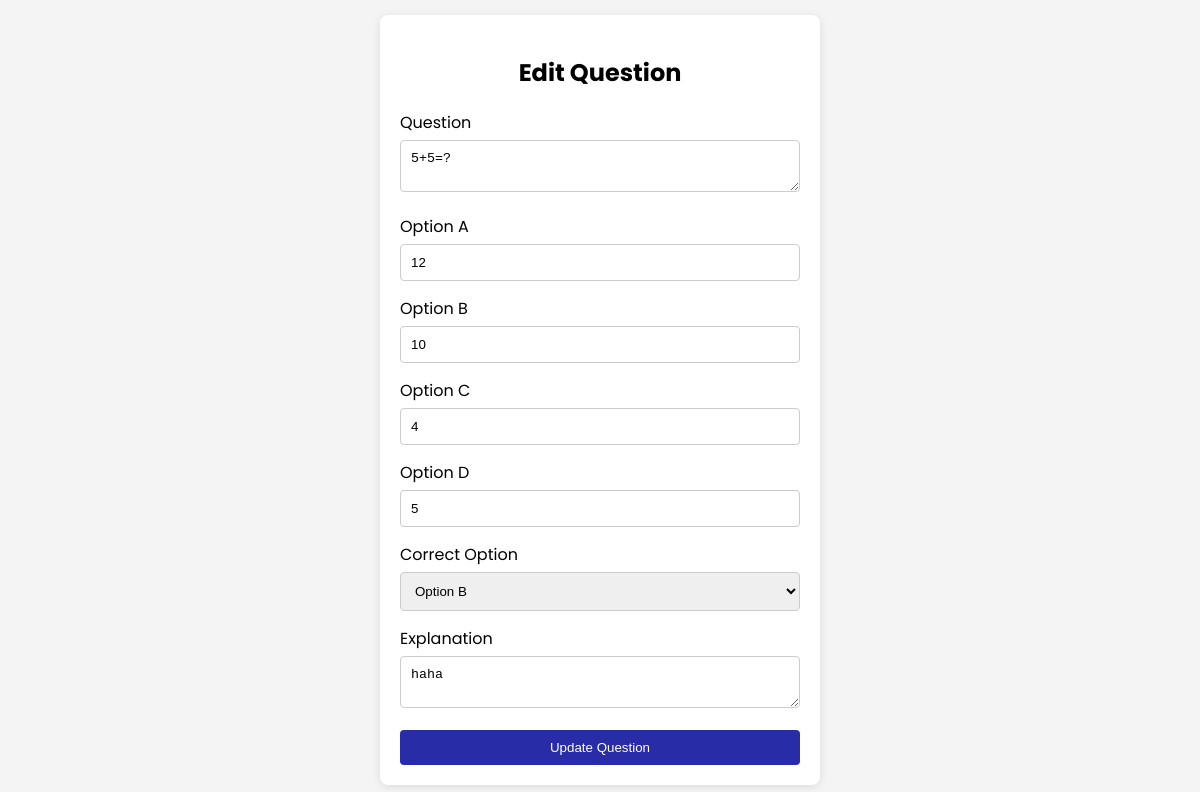
Page /admin/admin_edit.php?edit=47 on the committed database.
### tables this page shows
CREATE TABLE `questions` (
  `id` int NOT NULL AUTO_INCREMENT,
  `question` text NOT NULL,
  `option1` varchar(255) NOT NULL,
  `option2` varchar(255) NOT NULL,
  `option3` varchar(255) NOT NULL,
  `option4` varchar(255) NOT NULL,
  `correct_option` varchar(255) NOT NULL,
  `explanation` text NOT NULL,
  PRIMARY KEY (`id`)
);

### admin/admin_edit.php (the view, shortened to what this page needs)
<?php
$conn = new mysqli("localhost", "root", "", "quiz_db");
$questionData = null;
if (isset($_GET['edit'])) {
    $question_id = $_GET['edit'];
    $stmt = $conn->prepare("SELECT * FROM questions WHERE id = ?");
    if ($stmt) {
        $stmt->bind_param("i", $question_id);
        $stmt->execute();
        $result = $stmt->get_result();
        if ($result->num_rows > 0) {
            $questionData = $result->fetch_assoc();
        } else {
            safeRedirect('No question found with the given ID.', 'testadmin.php');
        }
    } else {
        safeRedirect('Error preparing statement.', 'testadmin.php');
    }
}
?>
<!DOCTYPE html>
<html lang="en">
<head>
</head>
<body>
<div class="container">
    <h2>Edit Question</h2>
    <?php if ($questionData): ?>
        <form method="POST">  <input type="hidden" name="id" value="<?php echo $questionData['id']; ?>">
            <div class="form-group">
                <label for="question">Question</label>
                <textarea id="question" name="question" required><?php echo htmlspecialchars($questionData['question']); ?></textarea>
            </div>
            <div class="form-group">
                <label for="option1">Option A</label>
                <input type="text" id="option1" name="option1" value ="<?php echo htmlspecialchars($questionData['option1']); ?>" required>
            </div>
            <div class="form-group">
                <label for="option2">Option B</label>
                <input type="text" id="option2" name="option2" value="<?php echo htmlspecialchars($questionData['option2']); ?>" required>
            </div>
            <div class="form-group">
                <label for="option3">Option C</label>
                <input type="text" id="option3" name="option3" value="<?php echo htmlspecialchars($questionData['option3']); ?>" required>
            </div>
            <div class="form-group">
                <label for="option4">Option D</label>
                <input type="text" id="option4" name="option4" value="<?php echo htmlspecialchars($questionData['option4']); ?>" required>
            </div>
            <div class="form-group">
                <label for="correct_option">Correct Option</label>
                <select id="correct_option" name="correct_option" required>
                    <option value="B" <?php echo ($questionData['correct_option'] == 'B') ? 'selected' : ''; ?>>Option B</option>
                </select>
            </div>
            <div class="form-group">
                <label for="explanation">Explanation</label>
                <textarea id="explanation" name="explanation" required><?php echo htmlspecialchars($questionData['explanation']); ?></textarea>
            </div>
            <button type="submit" name="update">Update Question</button>
        </form>
    <?php else: ?>
        <p>Question not found.</p>
    <?php endif; ?>
</div>
</body>
</html>

### admin/admin_edit.php (style rules this page uses)
body { font-family: 'Poppins', sans-serif; background-color: #f4f4f4; margin: 0; padding: 0; display: flex; justify-content: center; align-items: center; height: 100vh; }
.container { background-color: white; padding: 20px; border-radius: 8px; box-shadow: 0 2px 10px rgba(0, 0, 0, 0.1); width: 400px; }
h2 { text-align: center; margin-bottom: 20px; }
.form-group { margin-bottom: 15px; }
label { display: block; margin-bottom: 5px; }
input[type="text"], textarea, select { width: 100%; padding: 10px; border: 1px solid #ccc; border-radius: 4px; box-sizing: border-box; }
textarea { resize: vertical; }
button { width: 100%; padding: 10px; background-color:rgb(40, 44, 167); color: white; border: none; border-radius: 4px; cursor: pointer; }

### rows in the picture
questions: question "5+5=?", option1 "12", option2 "10", option3 "4", option4 "5", correct_option "Option B", explanation "haha"
